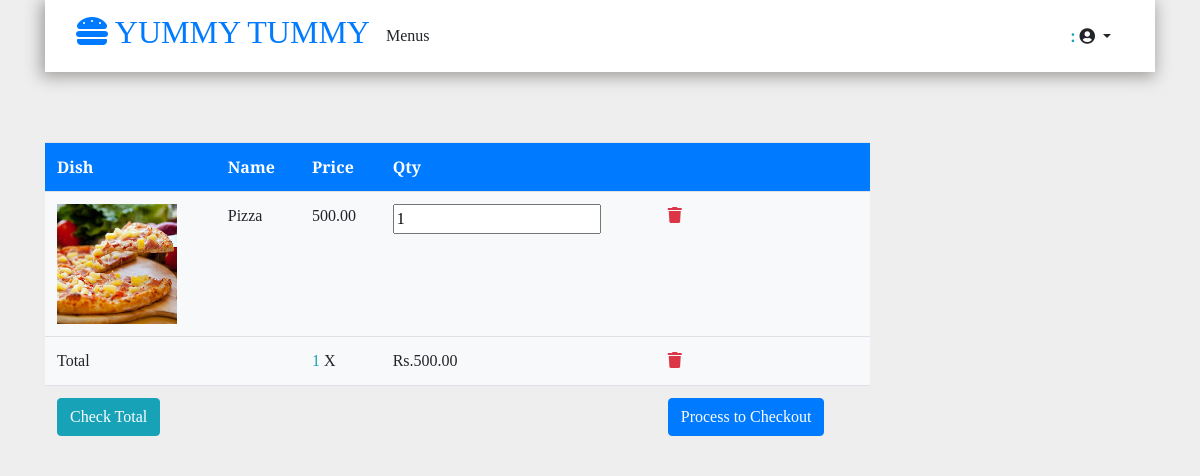
/kart/1, run on the app's committed database.
### foods/models.py (models this page shows, shortened)
class Menu(models.Model):
    category = models.ForeignKey(Cotergory, on_delete=models.CASCADE)
    name = models.CharField(max_length=200, db_index=True)
    slug = models.SlugField(max_length=200, db_index=True)
    description = models.TextField(blank=True, null=True)
    price = models.DecimalField('Price Rs.', max_digits=8, decimal_places=2, blank=True, null=True)
    offer_price = models.DecimalField('Offrer Rs.', max_digits=8, decimal_places=2, blank=True, null=True)
    date = models.DateField(default=date.today)
    image = models.ImageField(upload_to="food", blank=True, null=True, default='default.png')
    restaurant = models.ForeignKey(Restaurant, null=True, on_delete=models.CASCADE)
    stock = models.PositiveIntegerField()
    available = models.BooleanField(default=True)
    updated = models.DateTimeField(auto_now=True)

### kart/views.py (the view, shortened to what this page needs)
# urls.py: path('', kart_views.food_cart,name='cart'),
def food_cart(request,id):
    total=0
    dish_qty = 1
    kart_done = ''
    dish = Menu.objects.get(id=id)
    context = {
        'dish':dish,
        'total':total,
        'dish_qty':dish_qty,
        'kart_done':kart_done
    }
    return render(request,"kart/kart.html",context)

### kart/templates/kart/kart.html (shortened to what this page needs)
{% extends 'includes/base.html'%}
{% block content %}
<div class="container">
    {% include 'includes/navbar.html'%}
<section class="products ">
    <div class="container">
        <div class="row">
            <div class="col-md-9">
                <form method="post">
                    <table id="myTable" class="table table-borderd">
                        <tr class="header header bg-primary text-white">
                            <th>Dish</th>
                            <th>Name</th>
                            <th>Price</th>
                            <th>Qty</th>
                            <th></th>
                        </tr>
                        <tr class="bg-light">
                            <td><img src="{{dish.image.url}}" width="120px"></td>
                            <td><input type="hidden" value="{{dish.name}}" name="dish_name">{{dish.name}}</td>
                            <td><input type="hidden" value="{{dish.price}}" name="dish_price">{{dish.price}}</td>
                            <td><input type="number" placeholder="Qty" name="dish_qty" value="{{dish_qty}}"></td>
                            <td><a href=""> <i class="fas fa-trash text-danger"></i></a></td>
                        </tr>
                        <tr class="bg-light">
                            <td>Total</td>
                            <td></td>
                            <td><span class="text-info">{{dish_qty}}</span>  X</td>
                            <td>{% if total %} Rs.{{total}} {%else%} Rs.{{dish.price}}{% endif%}</td>
                            <td> <a href=""> <i class="fas fa-trash text-danger"></i></a> </td>
                        </tr>
                        <tr>
                            <td>{% if 'Yes' in kart_done %}
                                {%else%}
                                <input type="submit" class="btn btn-info" value="Check Total">
                                {% endif%}
                            </td>
                            <td></td>
                            <td></td>
                            <td></td>
                            <td><a href="{% url 'withlist_kart' dish.id %}" class="btn btn-primary">Process to Checkout</a> </td>
                        </tr>
                    </table>
                </form>
            </div>
        </div>
    </div>
</section>
{% endblock %}

### static/css/style.css (style rules this page uses)
body { font-family: 'Pacifico', cursive; font-family: 'Crimson Text', serif; font-family: 'Bitter', serif; background:#eee; }
body { //background-image: url(/static/images/bg.jpg); }
.products { margin-top: 70px; }

### data on the page
Menu: image (picture), name "Pizza", price "500.00"

### other printed values
{{ dish_qty }} "1"
